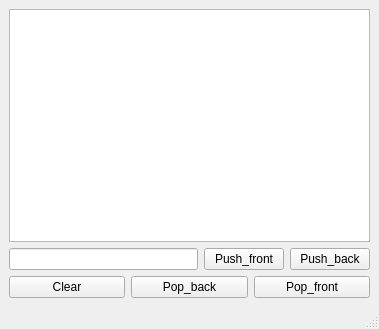
<?xml version="1.0" encoding="UTF-8"?>
<ui version="4.0">
 <class>MainWindow</class>
 <widget class="QMainWindow" name="MainWindow">
  <property name="geometry">
   <rect>
    <x>0</x>
    <y>0</y>
    <width>379</width>
    <height>329</height>
   </rect>
  </property>
  <property name="windowTitle">
   <string>MainWindow</string>
  </property>
  <widget class="QWidget" name="centralwidget">
   <layout class="QVBoxLayout" name="verticalLayout">
    <item>
     <widget class="QTableWidget" name="tableWidget"/>
    </item>
    <item>
     <layout class="QHBoxLayout" name="horizontalLayout">
      <item>
       <widget class="QLineEdit" name="lineEdit"/>
      </item>
      <item>
       <widget class="QPushButton" name="PushFront_Btn">
        <property name="text">
         <string>Push_front</string>
        </property>
       </widget>
      </item>
      <item>
       <widget class="QPushButton" name="PushBack_Btn">
        <property name="text">
         <string>Push_back</string>
        </property>
       </widget>
      </item>
     </layout>
    </item>
    <item>
     <layout class="QHBoxLayout" name="horizontalLayout_4">
      <item>
       <widget class="QPushButton" name="Clear_Btn">
        <property name="text">
         <string>Clear</string>
        </property>
       </widget>
      </item>
      <item>
       <widget class="QPushButton" name="PopBack_Btn">
        <property name="text">
         <string>Pop_back</string>
        </property>
       </widget>
      </item>
      <item>
       <widget class="QPushButton" name="PopFront_Btn">
        <property name="text">
         <string>Pop_front</string>
        </property>
       </widget>
      </item>
     </layout>
    </item>
   </layout>
  </widget>
  <widget class="QMenuBar" name="menubar">
   <property name="geometry">
    <rect>
     <x>0</x>
     <y>0</y>
     <width>379</width>
     <height>21</height>
    </rect>
   </property>
  </widget>
  <widget class="QStatusBar" name="statusbar"/>
 </widget>
 <resources/>
 <connections/>
</ui>
